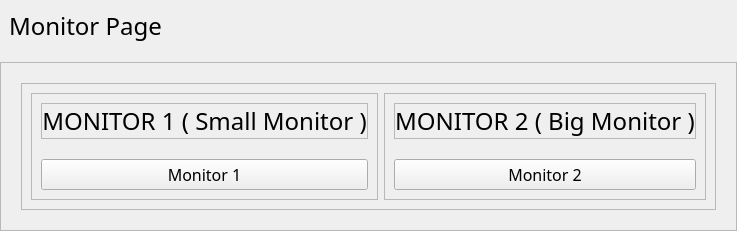
         <widget class="QWidget" name="monitor_page">
          <layout class="QVBoxLayout" name="verticalLayout_10">
           <property name="spacing">
            <number>10</number>
           </property>
           <property name="leftMargin">
            <number>0</number>
           </property>
           <property name="topMargin">
            <number>0</number>
           </property>
           <property name="rightMargin">
            <number>0</number>
           </property>
           <property name="bottomMargin">
            <number>0</number>
           </property>
           <item>
            <widget class="QFrame" name="frame_7">
             <property name="maximumSize">
              <size>
               <width>16777215</width>
               <height>60</height>
              </size>
             </property>
             <property name="frameShape">
              <enum>QFrame::NoFrame</enum>
             </property>
             <property name="frameShadow">
              <enum>QFrame::Raised</enum>
             </property>
             <layout class="QHBoxLayout" name="horizontalLayout_8">
              <item>
               <widget class="QLabel" name="label_5">
                <property name="font">
                 <font>
                  <family>Mitr SemiBold</family>
                  <pointsize>18</pointsize>
                 </font>
                </property>
                <property name="text">
                 <string>Monitor Page</string>
                </property>
                <property name="alignment">
                 <set>Qt::AlignLeading|Qt::AlignLeft|Qt::AlignVCenter</set>
                </property>
               </widget>
              </item>
             </layout>
            </widget>
           </item>
           <item>
            <widget class="QFrame" name="frame_8">
             <property name="font">
              <font>
               <family>Mitr SemiBold</family>
               <pointsize>8</pointsize>
              </font>
             </property>
             <property name="frameShape">
              <enum>QFrame::StyledPanel</enum>
             </property>
             <property name="frameShadow">
              <enum>QFrame::Raised</enum>
             </property>
             <layout class="QVBoxLayout" name="verticalLayout_42">
              <property name="spacing">
               <number>10</number>
              </property>
              <property name="leftMargin">
               <number>20</number>
              </property>
              <property name="topMargin">
               <number>20</number>
              </property>
              <property name="rightMargin">
               <number>20</number>
              </property>
              <property name="bottomMargin">
               <number>20</number>
              </property>
              <item>
               <widget class="QFrame" name="frame_42">
                <property name="frameShape">
                 <enum>QFrame::StyledPanel</enum>
                </property>
                <property name="frameShadow">
                 <enum>QFrame::Raised</enum>
                </property>
                <layout class="QHBoxLayout" name="horizontalLayout_27">
                 <item>
                  <widget class="QFrame" name="frame_43">
                   <property name="frameShape">
                    <enum>QFrame::StyledPanel</enum>
                   </property>
                   <property name="frameShadow">
                    <enum>QFrame::Raised</enum>
                   </property>
                   <layout class="QVBoxLayout" name="verticalLayout_38">
                    <property name="spacing">
                     <number>20</number>
                    </property>
                    <item>
                     <widget class="QFrame" name="frame_45">
                      <property name="frameShape">
                       <enum>QFrame::StyledPanel</enum>
                      </property>
                      <property name="frameShadow">
                       <enum>QFrame::Raised</enum>
                      </property>
                      <layout class="QVBoxLayout" name="verticalLayout_41">
                       <property name="spacing">
                        <number>0</number>
                       </property>
                       <property name="leftMargin">
                        <number>0</number>
                       </property>
                       <property name="topMargin">
                        <number>0</number>
                       </property>
                       <property name="rightMargin">
                        <number>0</number>
                       </property>
                       <property name="bottomMargin">
                        <number>0</number>
                       </property>
                       <item>
                        <widget class="QLabel" name="label_68">
                         <property name="font">
                          <font>
                           <family>Mitr SemiBold</family>
                           <pointsize>18</pointsize>
                          </font>
                         </property>
                         <property name="text">
                          <string>MONITOR 1 ( Small Monitor )</string>
                         </property>
                         <property name="alignment">
                          <set>Qt::AlignCenter</set>
                         </property>
                        </widget>
                       </item>
                      </layout>
                     </widget>
                    </item>
                    <item>
                     <widget class="QPushButton" name="monitor1_btn">
                      <property name="font">
                       <font>
                        <family>Mitr SemiBold</family>
                        <pointsize>12</pointsize>
                       </font>
                      </property>
                      <property name="cursor">
                       <cursorShape>PointingHandCursor</cursorShape>
                      </property>
                      <property name="text">
                       <string>Monitor 1</string>
                      </property>
                      <property name="checkable">
                       <bool>true</bool>
                      </property>
                      <property name="autoExclusive">
                       <bool>true</bool>
                      </property>
                     </widget>
                    </item>
                   </layout>
                  </widget>
                 </item>
                 <item>
                  <widget class="QFrame" name="frame_44">
                   <property name="frameShape">
                    <enum>QFrame::StyledPanel</enum>
                   </property>
                   <property name="frameShadow">
                    <enum>QFrame::Raised</enum>
                   </property>
                   <layout class="QVBoxLayout" name="verticalLayout_39">
                    <property name="spacing">
                     <number>20</number>
                    </property>
                    <item>
                     <widget class="QFrame" name="frame_46">
                      <property name="frameShape">
                       <enum>QFrame::StyledPanel</enum>
                      </property>
                      <property name="frameShadow">
                       <enum>QFrame::Raised</enum>
                      </property>
                      <layout class="QVBoxLayout" name="verticalLayout_40">
                       <property name="spacing">
                        <number>0</number>
                       </property>
                       <property name="leftMargin">
                        <number>0</number>
                       </property>
                       <property name="topMargin">
                        <number>0</number>
                       </property>
                       <property name="rightMargin">
                        <number>0</number>
                       </property>
                       <property name="bottomMargin">
                        <number>0</number>
                       </property>
                       <item>
                        <widget class="QLabel" name="label_69">
                         <property name="font">
                          <font>
                           <family>Mitr SemiBold</family>
                           <pointsize>18</pointsize>
                          </font>
                         </property>
                         <property name="text">
                          <string>MONITOR 2 ( Big Monitor )</string>
                         </property>
                         <property name="alignment">
                          <set>Qt::AlignCenter</set>
                         </property>
                        </widget>
                       </item>
                      </layout>
                     </widget>
                    </item>
                    <item>
                     <widget class="QPushButton" name="monitor2_btn">
                      <property name="font">
                       <font>
                        <family>Mitr SemiBold</family>
                        <pointsize>12</pointsize>
                       </font>
                      </property>
                      <property name="cursor">
                       <cursorShape>PointingHandCursor</cursorShape>
                      </property>
                      <property name="text">
                       <string>Monitor 2</string>
                      </property>
                      <property name="checkable">
                       <bool>true</bool>
                      </property>
                      <property name="autoExclusive">
                       <bool>true</bool>
                      </property>
                     </widget>
                    </item>
                   </layout>
                  </widget>
                 </item>
                </layout>
               </widget>
              </item>
             </layout>
            </widget>
           </item>
          </layout>
         </widget>
